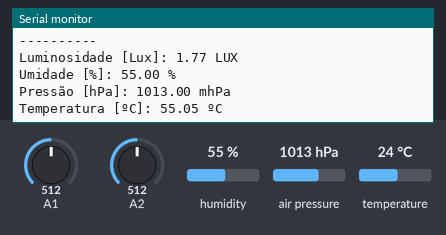
Bench run of a sketch on a simulated Arduino Uno, built with avr-gcc and run on an emulated ATmega328P. Parts: the last lines printed to the serial monitor. The inputs (shaded band) are chosen by the test bench; at power-on: humidity 55 %, air pressure 1013 hPa, A1 = 512, A2 = 512, temperature 24 °C.

Above: at 3.8 s.
3.9 s: humidity set to 22 %
At 7.3 s:
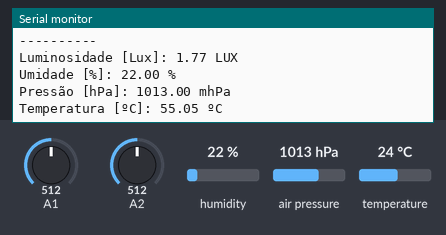
7.9 s: air pressure set to 952 hPa
At 10.6 s:
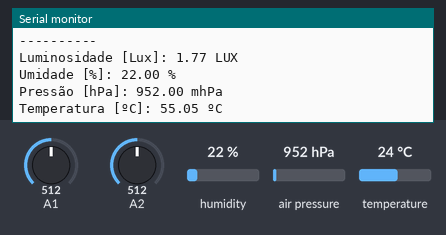
11.9 s: A1 set to 716
15.9 s: A2 set to 716
At 19.3 s:
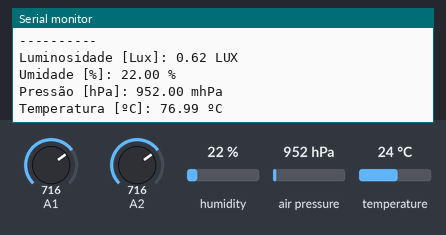
19.9 s: humidity set to 40 %
At 22.5 s:
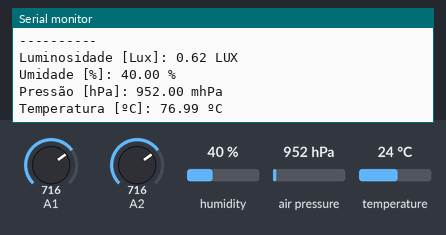
23.9 s: air pressure set to 975 hPa
At 25.8 s:
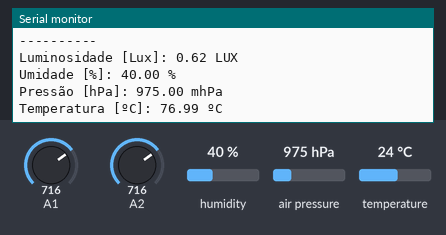
Timing chart, 0 to 27.3 s (numbered marks = the images above; inputs shaded):
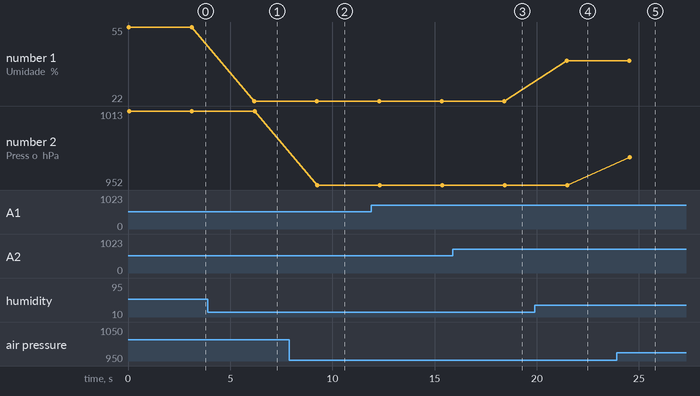

The sketch:

sketch_apr23a.ino.ino
```cpp
#include <DHT.h>
#include <DHT_U.h>
#include <Adafruit_BMP085.h>
#include <Wire.h>

int bin; float tensao, res, lum, temp, umid, press; // Declara variáveis
DHT dht(2,DHT22); // Declara objeto do tipo DHT
Adafruit_BMP085 bmp; // Declara objeto do tipo BMP

void setup()
{
Serial.begin(9600); // Inicializa serial
analogReference(INTERNAL); // Fundo escala 1,1V
dht.begin(); // Inicializa objeto dht
bmp.begin(); // Inicializa objeto bmp

}
void loop()
{
  //LDR
bin = analogRead(A1); // Lê binário
tensao = (bin/1023.0)*5.0; // Calc. tensão
res = tensao*100000.0/(5.0-tensao); // Calc. resist.
lum = pow(10,6.5-1.25*log10(res)); // Calc. lumnos.
//Serial.print("\n\nDado: ");
//Serial.print(bin); // Exibe binário
//Serial.print("\nTensão [V]: ");
//Serial.print(tensao); // Exibe tensão
//Serial.print("\nResistência [kΩ]: ");
//Serial.print(res/1000); // Exibe resistência
Serial.print ("\n\n----------");
Serial.print("\nLuminosidade [Lux]: ");
Serial.print(lum); // Exibe luminosidade
Serial.print (" LUX");
  //DHT22
umid = dht.readHumidity(); // Lê umidade
umid = 1.00*umid + 0.00; // Calibração
Serial.print("\n\nUmidade [%]: ");
Serial.print(umid); // Exibe umidade
Serial.print (" %");
  //BMP180
press = bmp.readPressure(); // Lê pressão
Serial.print("\n\nPressão [hPa]: ");
Serial.print(press/100); // Exibe pressão
Serial.print (" mhPa");
  //LM35
bin = analogRead(A2); // Lê valor binário
tensao = (bin/1023.0)*1.1; // Converte em tensão
temp = 100.00*tensao+0.00; // Converte em temp.
//Serial.print("\n\nDado: ");
//Serial.print(bin); // Exibe dado binário
//Serial.print("\nTensão [V]: ");
//Serial.print(tensao); // Exibe tensão
Serial.print("\n\nTemperatura [ºC]: ");
Serial.print(temp); // Exibe temperatura
Serial.print (" ºC");

delay(3000);
}
```

Measured:
- after the input at 3.9 s, the serial monitor: prints a new line after 2.3 s (image 1)
- after the input at 7.9 s, the serial monitor: prints a new line after 1.4 s (image 2)
- after the input at 15.9 s, the serial monitor: prints a new line after 2.6 s (image 3)
- after the input at 19.9 s, the serial monitor: prints a new line after 1.6 s (image 4)
- after the input at 23.9 s, the serial monitor: prints a new line after 0.65 s (image 5)
- plotted number 1: 55 → 22 after the input at 3.9 s, 22 → 40 after the input at 19.9 s
- plotted number 2: 1013 → 952 after the input at 7.9 s, 952 → 975 after the input at 23.9 s
